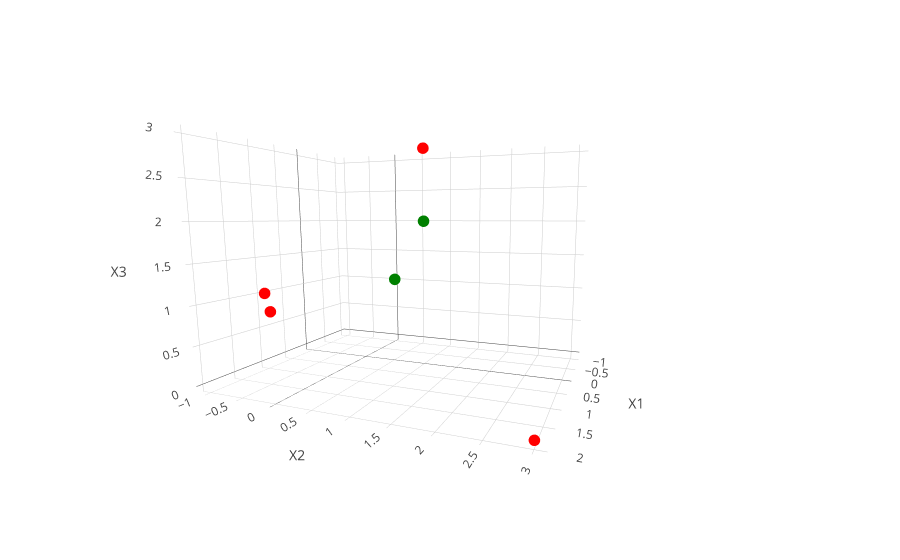

Notebook cell for this chart:
### Code cell
trace = go.Scatter3d(
    x=observations['X1'], 
    y=observations['X2'], 
    z=observations['X3'],
    mode='markers',
    marker = dict(
        size=4,
        color=observations['Y'].apply(lambda s: s.lower())
    )
)
layout = go.Layout(
    scene=dict(
        xaxis=dict(title='X1'),
        yaxis=dict(title='X2'),
        zaxis=dict(title='X3'),
    ),
    height=600
)
fig = go.Figure(data=[trace], layout=layout)
plotly.iplot(fig)

### Figure 1 — Plotly figure (JSON) as saved in the notebook; plotly's stock layout.template omitted (floating-point values rounded to 4 significant figures)
{"data": [{"marker": {"color": ["red", "red", "red", "green", "green", "red"], "size": 4}, "mode": "markers", "type": "scatter3d", "uid": "ce6e84b3-9f14-4fa7-a195-b4a9dffb1964", "x": [2, 2, 0, 0, -1, 1], "y": [3, 0, 1, 1, 0, -1], "z": [0, 1, 3, 2, 1, 1]}], "layout": {"autosize": true, "dragmode": "zoom", "scene": {"aspectmode": "auto", "aspectratio": {"x": 0.9086, "y": 1.211, "z": 0.9086}, "camera": {"center": {"x": 0.02523, "y": 0.179, "z": -0.1051}, "eye": {"x": 1.572, "y": 0.7657, "z": 0.1515}, "up": {"x": 0, "y": 0, "z": 1}}, "dragmode": "turntable", "xaxis": {"title": {"text": "X1"}, "type": "linear"}, "yaxis": {"title": {"text": "X2"}, "type": "linear"}, "zaxis": {"title": {"text": "X3"}, "type": "linear"}}}}
